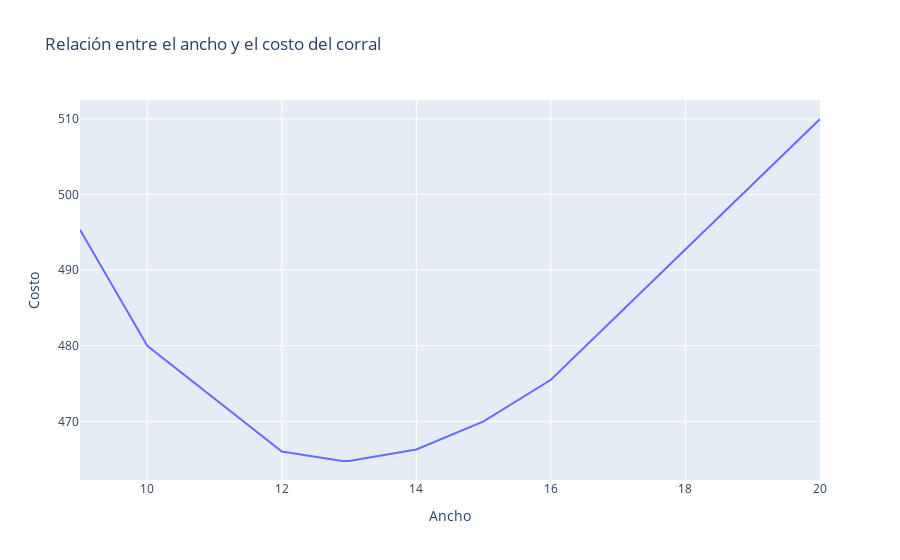

The notebook cell this image was saved under:
### Markdown cell above
# Y ahora el gráfico con plotly para que sea interactivo y no estático

### Code cell
from plotly import express as pl

import pandas as pd 
import numpy as np 

anchos = np.array([9, 10, 12, 12.9, 13, 14, 15, 16, 20])
costos = costo_total(anchos)

diccionario = {'Ancho': anchos, 'Costo': costos}

tabla = pd.DataFrame(diccionario)

pl.line(tabla, x = 'Ancho', y = 'Costo', title = 'Relación entre el ancho y el costo del corral')

### Figure 1 — Plotly figure (JSON) as saved in the notebook; plotly's stock layout.template omitted (floating-point values rounded to 4 significant figures)
{"data": [{"hovertemplate": "Ancho=%{x}<br>Costo=%{y}<extra></extra>", "legendgroup": "", "line": {"color": "#636efa", "dash": "solid"}, "marker": {"symbol": "circle"}, "mode": "lines", "name": "", "orientation": "v", "showlegend": false, "type": "scatter", "x": [9, 10, 12, 12.9, 13, 14, 15, 16, 20], "xaxis": "x", "y": [495.3, 480, 466, 464.8, 464.8, 466.3, 470, 475.5, 510], "yaxis": "y"}], "layout": {"legend": {"tracegroupgap": 0}, "title": {"text": "Relación entre el ancho y el costo del corral"}, "xaxis": {"anchor": "y", "domain": [0, 1], "title": {"text": "Ancho"}}, "yaxis": {"anchor": "x", "domain": [0, 1], "title": {"text": "Costo"}}}}
